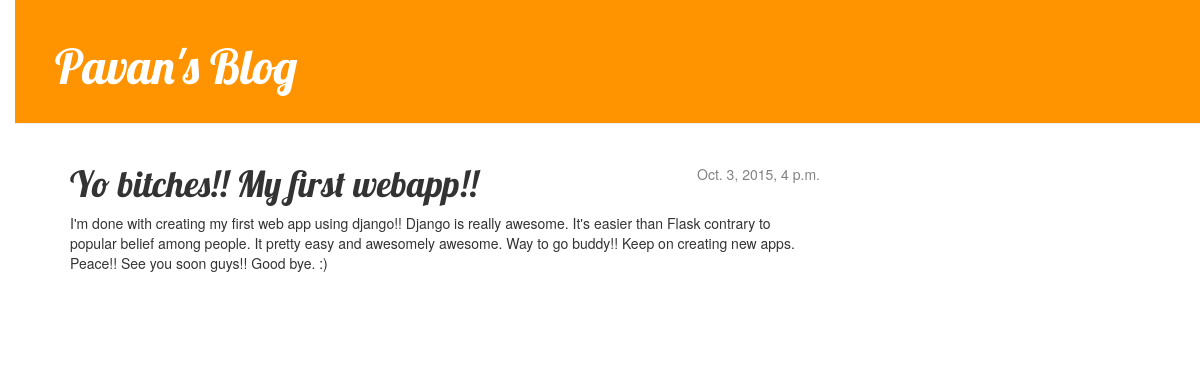
Screenshot of /post/9/ with the database file from the repository.
### blog/models.py (models this page shows, shortened)
class Post(models.Model):
    author = models.ForeignKey('auth.User')
    title = models.CharField(max_length=200)
    text = models.TextField()
    created_date = models.DateTimeField(
            default=timezone.now)
    published_date = models.DateTimeField(
            blank=True, null=True)

### blog/views.py (the view)
# urls.py: url(r'^post/(?P<pk>[0-9]+)/$', views.post_detail, name='post_detail'),
def post_detail(request, pk):
    post = get_object_or_404(Post, pk=pk)
    return render(request, 'blog/post_detail.html', {'post': post})

### blog/templates/blog/post_detail.html (shortened to what this page needs)
{% extends "blog/base.html" %}
{% block content %}
    <div class="post">
        {% if post.published_date %}
            <div class="date">
                {{ post.published_date }}
            </div>
        {% endif %}
        <h1>{{ post.title }}</h1>
        <p>{{ post.text|linebreaks }}</p>
    </div>
{% endblock %}

### blog/static/css/blog.css (style rules this page uses)
body { padding-left: 15px; }
h1, h2, h3, h4 { font-family: 'Lobster', cursive; }
.date { float: right; color: #828282; }
.post { margin-bottom: 70px; }

### rows the page displays
Post: published_date "Oct. 3, 2015, 4 p.m.", title "Yo bitches!! My first webapp!!", text "I'm done with creating my first web app using django!! Django is really awesome. It's easier than Flask contrary to popular belief among people. It pretty easy and awesomely awesome. Way to go buddy!! Keep on creating new apps. Peace!! See you soon guys!! Good bye. :)"
